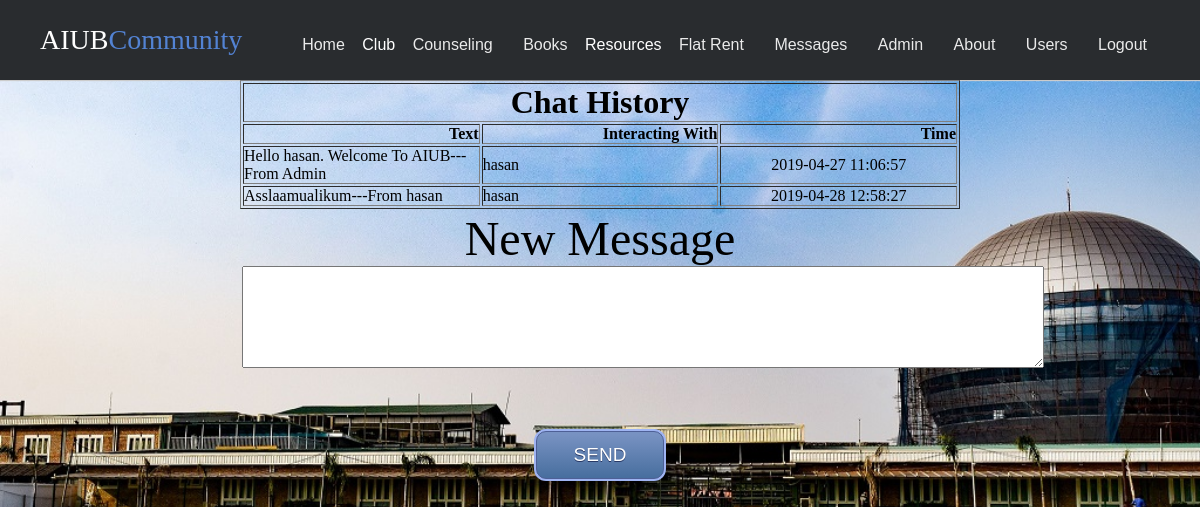
The page /App/Messages/chatpage.php?reciever=hasan (signed in) on the database its author committed.
### tables this page shows
CREATE TABLE `adminhasan` (
  `SL` int(255) NOT NULL,
  `Text` varchar(1000) NOT NULL,
  `sender` varchar(255) NOT NULL,
  `reciever` varchar(255) NOT NULL,
  `time` datetime NOT NULL DEFAULT CURRENT_TIMESTAMP
);

### Library/db2.php (called while the page is built)
<?php
$serverName="localhost";
$username="root";
$password="";
$databaseName="messages";
function executeNonQuery2($query){
global $serverName,$username,$password,$databaseName;
$result=false;
$connection=mysqli_connect($serverName,$username,$password,$databaseName);
if($connection){
    $result=mysqli_query($connection,$query);
}
return $result;
}
function executeQuery2($query){
    return executeNonQuery2($query);
}
?>

### Data/user_data_access2.php (called while the page is built, shortened)
<?php
include_once("../../Library/db2.php");
function checkingChat($table_name)
{
	$query= "DESCRIBE $table_name";
	return executeNonQuery2($query);
}
function chatOld($table_name)
{
	$sql="SELECT * FROM $table_name";
	$result=executeQuery2($sql);
    $chatList=array();
    if($result){
       for ($i=0; $row =mysqli_fetch_array($result) ; $i++) {
           $chatList[$i]=$row;
       }
    }
    return $chatList;
}
?>

### Core/user_messages.php (called while the page is built, shortened)
<?php
include_once("../../data/user_data_access2.php");
function checkChat($table_name)
{
	return checkingChat($table_name);
}
function oldChat($table_name)
{
	return chatOld($table_name);
}
?>

### App/Messages/ChatPage.php (the view, shortened to what this page needs)
<?php
$uname=$_SESSION['name'];
include_once("../../core/user_messages.php");
$reciever= trim($_GET['reciever']) ;
?>
<!DOCTYPE html>
<html>
<head>
  <link rel="stylesheet" href="../css/header-fixed.css">
  <link rel="stylesheet" href="css/main.css">
</head>
<body>
  <header class="header-fixed">
    <div class="header-limiter">
      <h1 style="font-family: Snell Roundhand,cursive;"><a href="../Homee/home.php" >AIUB<span>Community</span></a></h1>
      <nav>
        <a href="../Homee/home.php">Home</a>
        <div class="dropdown">
          <label>Club</label>
        </div>
        <a href="../Counseling/Altruists.php">Counseling</a>
        <a href="../Book/booksnew.php">Books</a>
        <div class="dropdown">
          <label>Resources</label>
        </div>
        <a href="../Flat/flats.php">Flat Rent</a>
        <a href="../Messages/Messages.php">Messages</a>
        <a href="../Profile/Profile.php"><?=$uname?></a>
        <a href="../About/About.php">About</a>
        <?php
        if ($uname=="Admin") {
          echo "<a href=\"../Admin/users.php\">Users</a>";
        }
        ?>
        <a href="../Login/logout.php">Logout</a>
      </nav>
    </div>
  </header>
  <table border="1"   align="center" width="60%" style=" table-layout: fixed;">
    <tr height="" >
      <td colspan="3" align="center"><h1>Chat History</h1></td>
    </tr>
    <?php
    $table_name= $uname.$reciever;
    $checkHistory = checkChat($table_name);
    if ($checkHistory) {
     $chatHistory= oldChat($table_name);
     $string= "\"word-wrap: break-word;\"";
     echo "<tr class=\"tableRow\">
     <th>Text</th>
     <th >Interacting With</th>
     <th style=\"width: 20px;\">Time</th>
     </tr>";
     foreach ($chatHistory as $row)
     {
      echo "<tr>";
      echo  "<td style=".$string.">".$row['Text']."</td>";
      echo  "<td>".$row['reciever']."</td>";
      echo  "<td align=\"center\" >".$row['time']."</td>";
      echo "</tr>";
    }
  }
  ?>
</table>
<table  align="center" width="60%" style=" table-layout: fixed;">
  <tr>
    <td align="center" >
      <form action="#" method="post">
        <font size="8">New Message</font><br>
        <textarea type="text" name="text" style="height:100px; width:800px; font-size:14pt;"></textarea><br/><br/>
        <br><br><button type="submit" id="sendBtn" name="send">SEND</button>
      </form>
    </td>
  </tr>
</table>
</body>
</html>

### App/CSS/header-fixed.css (style rules this page uses)
* { margin: 0px; padding: 0px; }
.dropdown { position: relative; display: inline-block; }
.header-fixed { background-color:#292c2f; box-shadow:0 1px 1px #ccc; padding: 20px 40px; height: 80px; color: #ffffff; box-sizing: border-box; top:-100px; -webkit-transition:top 0.3s; transition:top 0.3s; }
.header-fixed .header-limiter { max-width: 1200px; text-align: center; margin: 0 auto; }
.header-fixed .header-limiter h1 { float: left; font: normal 28px Cookie, Arial, Helvetica, sans-serif; line-height: 40px; margin: 0; }
.header-fixed .header-limiter h1 span { color: #5383d3; }
.header-fixed .header-limiter a { color: #ffffff; text-decoration: none; }
.header-fixed .header-limiter nav { font:16px Arial, Helvetica, sans-serif; line-height: 40px; float: right; }
.header-fixed .header-limiter nav a { display: inline-block; padding: 5px 13px; text-decoration:none; color: #ffffff; opacity: 0.9; }

### App/Messages/CSS/main.css (style rules this page uses)
body { background-image: url("../aiubrr.jpg"), url("paper.gif"); background-repeat: no-repeat, repeat; background-color: #cccccc; background-size:100%,100%; }
.tableRow { text-align: right; }
table[align="center"] { margin: 0 auto; }
#sendBtn { -moz-box-shadow: 0px 0px 0px 2px #9fb4f2; -webkit-box-shadow: 0px 0px 0px 2px #9fb4f2; box-shadow: 0px 0px 0px 2px #9fb4f2; background:-webkit-gradient(linear, left top, left bottom, color-stop(0.05, #7892c2), color-stop(1, #476e9e)); background:-moz-linear-gradient(top, #7892c2 5%, #476e9e 100%); background:-webkit-linear-gradient(top, #7892c2 5%, #476e9e 100%); background:-o-linear-gradient(top, #7892c2 5%, #476e9e 100%); background:-ms-linear-gradient(top, #7892c2 5%, #476e9e 100%); background:linear-gradient(to bottom, #7892c2 5%, #476e9e 100%); filter:progid:DXImageTransform.Microsoft.gradient(startColorstr='#7892c2', endColorstr='#476e9e',GradientType=0); background-color:#7892c2; -moz-border-radius:10px; -webkit-border-radius:10px; border-radius:10px; border:1px solid #4e6096; display:inline-block; cursor:pointer; color:#ffffff; font-family:Arial; font-size:19px; padding:12px 37px; text-decoration:none; text-shadow:0px 1px 0px #283966; }

### rows shown on the page
adminhasan: Text "Hello hasan. Welcome To AIUB---From Admin", reciever "hasan", time "2019-04-27 11:06:57"
adminhasan: Text "Asslaamualikum---From hasan", reciever "hasan", time "2019-04-28 12:58:27"

### other values the page prints
$uname "Admin"
